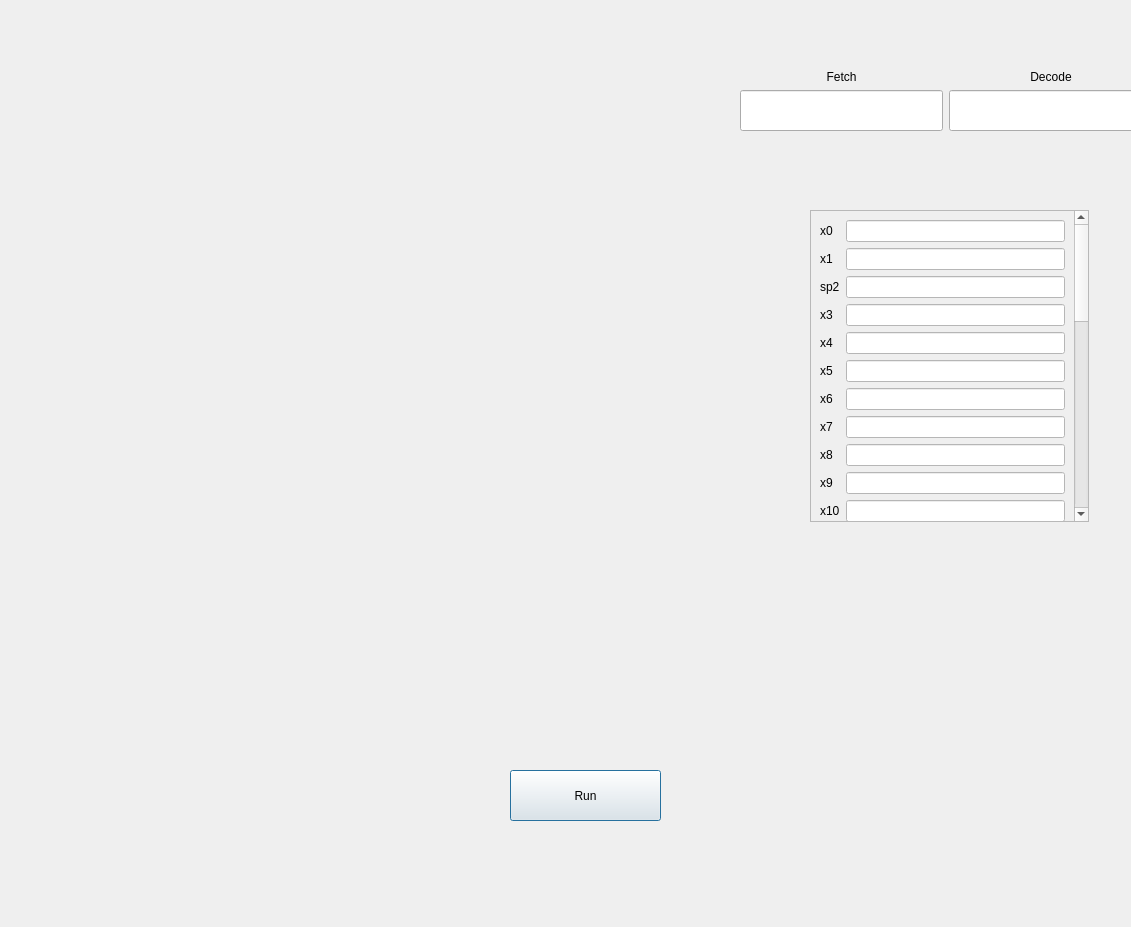
<?xml version="1.0" encoding="UTF-8"?>
<ui version="4.0">
 <class>Dialog</class>
 <widget class="QDialog" name="Dialog">
  <property name="geometry">
   <rect>
    <x>0</x>
    <y>0</y>
    <width>1131</width>
    <height>927</height>
   </rect>
  </property>
  <property name="windowTitle">
   <string>Dialog</string>
  </property>
  <widget class="QPushButton" name="pushButton">
   <property name="geometry">
    <rect>
     <x>510</x>
     <y>770</y>
     <width>151</width>
     <height>51</height>
    </rect>
   </property>
   <property name="text">
    <string>Run</string>
   </property>
  </widget>
  <widget class="QWidget" name="layoutWidget">
   <property name="geometry">
    <rect>
     <x>740</x>
     <y>70</y>
     <width>1041</width>
     <height>61</height>
    </rect>
   </property>
   <layout class="QHBoxLayout" name="horizontalLayout">
    <item>
     <layout class="QVBoxLayout" name="verticalLayout">
      <item>
       <widget class="QLabel" name="label">
        <property name="text">
         <string>Fetch</string>
        </property>
        <property name="alignment">
         <set>Qt::AlignCenter</set>
        </property>
       </widget>
      </item>
      <item>
       <widget class="QLineEdit" name="lineEdit">
        <property name="sizePolicy">
         <sizepolicy hsizetype="Expanding" vsizetype="Expanding">
          <horstretch>0</horstretch>
          <verstretch>0</verstretch>
         </sizepolicy>
        </property>
       </widget>
      </item>
     </layout>
    </item>
    <item>
     <layout class="QVBoxLayout" name="verticalLayout_4">
      <item>
       <widget class="QLabel" name="label_4">
        <property name="text">
         <string>Decode</string>
        </property>
        <property name="alignment">
         <set>Qt::AlignCenter</set>
        </property>
       </widget>
      </item>
      <item>
       <widget class="QLineEdit" name="lineEdit_4">
        <property name="sizePolicy">
         <sizepolicy hsizetype="Expanding" vsizetype="Expanding">
          <horstretch>0</horstretch>
          <verstretch>0</verstretch>
         </sizepolicy>
        </property>
       </widget>
      </item>
     </layout>
    </item>
    <item>
     <layout class="QVBoxLayout" name="verticalLayout_2">
      <item>
       <widget class="QLabel" name="label_2">
        <property name="text">
         <string>Execute</string>
        </property>
        <property name="alignment">
         <set>Qt::AlignCenter</set>
        </property>
       </widget>
      </item>
      <item>
       <widget class="QLineEdit" name="lineEdit_2">
        <property name="sizePolicy">
         <sizepolicy hsizetype="Expanding" vsizetype="Expanding">
          <horstretch>0</horstretch>
          <verstretch>0</verstretch>
         </sizepolicy>
        </property>
       </widget>
      </item>
     </layout>
    </item>
    <item>
     <layout class="QVBoxLayout" name="verticalLayout_5">
      <item>
       <widget class="QLabel" name="label_5">
        <property name="text">
         <string>Memory</string>
        </property>
        <property name="alignment">
         <set>Qt::AlignCenter</set>
        </property>
       </widget>
      </item>
      <item>
       <widget class="QLineEdit" name="lineEdit_5">
        <property name="sizePolicy">
         <sizepolicy hsizetype="Expanding" vsizetype="Expanding">
          <horstretch>0</horstretch>
          <verstretch>0</verstretch>
         </sizepolicy>
        </property>
       </widget>
      </item>
     </layout>
    </item>
    <item>
     <layout class="QVBoxLayout" name="verticalLayout_3">
      <item>
       <widget class="QLabel" name="label_3">
        <property name="text">
         <string>Write Back</string>
        </property>
        <property name="alignment">
         <set>Qt::AlignCenter</set>
        </property>
       </widget>
      </item>
      <item>
       <widget class="QLineEdit" name="lineEdit_3">
        <property name="sizePolicy">
         <sizepolicy hsizetype="Expanding" vsizetype="Expanding">
          <horstretch>0</horstretch>
          <verstretch>0</verstretch>
         </sizepolicy>
        </property>
       </widget>
      </item>
     </layout>
    </item>
   </layout>
  </widget>
  <widget class="QScrollArea" name="scrollArea">
   <property name="geometry">
    <rect>
     <x>810</x>
     <y>210</y>
     <width>279</width>
     <height>312</height>
    </rect>
   </property>
   <property name="styleSheet">
    <string notr="true"/>
   </property>
   <property name="frameShape">
    <enum>QFrame::StyledPanel</enum>
   </property>
   <property name="frameShadow">
    <enum>QFrame::Sunken</enum>
   </property>
   <property name="lineWidth">
    <number>1</number>
   </property>
   <property name="widgetResizable">
    <bool>true</bool>
   </property>
   <widget class="QWidget" name="scrollAreaWidgetContents">
    <property name="geometry">
     <rect>
      <x>0</x>
      <y>0</y>
      <width>263</width>
      <height>910</height>
     </rect>
    </property>
    <layout class="QHBoxLayout" name="horizontalLayout_6">
     <item>
      <layout class="QFormLayout" name="formLayout_5">
       <item row="0" column="0">
        <widget class="QLabel" name="label_21">
         <property name="text">
          <string>x0</string>
         </property>
        </widget>
       </item>
       <item row="0" column="1">
        <widget class="QLineEdit" name="regx0">
         <property name="styleSheet">
          <string notr="true">background-color: rgb(255, 255, 255);</string>
         </property>
        </widget>
       </item>
       <item row="1" column="0">
        <widget class="QLabel" name="label_29">
         <property name="text">
          <string>x1</string>
         </property>
        </widget>
       </item>
       <item row="1" column="1">
        <widget class="QLineEdit" name="regx1">
         <property name="styleSheet">
          <string notr="true">background-color: rgb(255, 255, 255);</string>
         </property>
        </widget>
       </item>
       <item row="2" column="0">
        <widget class="QLabel" name="label_35">
         <property name="text">
          <string>sp2</string>
         </property>
        </widget>
       </item>
       <item row="2" column="1">
        <widget class="QLineEdit" name="regx2">
         <property name="styleSheet">
          <string notr="true">background-color: rgb(255, 255, 255);</string>
         </property>
        </widget>
       </item>
       <item row="3" column="0">
        <widget class="QLabel" name="label_34">
         <property name="text">
          <string>x3</string>
         </property>
        </widget>
       </item>
       <item row="3" column="1">
        <widget class="QLineEdit" name="regx3">
         <property name="styleSheet">
          <string notr="true">background-color: rgb(255, 255, 255);</string>
         </property>
        </widget>
       </item>
       <item row="4" column="0">
        <widget class="QLabel" name="label_33">
         <property name="text">
          <string>x4</string>
         </property>
        </widget>
       </item>
       <item row="4" column="1">
        <widget class="QLineEdit" name="regx4">
         <property name="styleSheet">
          <string notr="true">background-color: rgb(255, 255, 255);</string>
         </property>
        </widget>
       </item>
       <item row="5" column="0">
        <widget class="QLabel" name="label_32">
         <property name="text">
          <string>x5</string>
         </property>
        </widget>
       </item>
       <item row="5" column="1">
        <widget class="QLineEdit" name="regx5">
         <property name="styleSheet">
          <string notr="true">background-color: rgb(255, 255, 255);</string>
         </property>
        </widget>
       </item>
       <item row="6" column="0">
        <widget class="QLabel" name="label_31">
         <property name="text">
          <string>x6</string>
         </property>
        </widget>
       </item>
       <item row="6" column="1">
        <widget class="QLineEdit" name="regx6">
         <property name="styleSheet">
          <string notr="true">background-color: rgb(255, 255, 255);</string>
         </property>
        </widget>
       </item>
       <item row="7" column="0">
        <widget class="QLabel" name="label_30">
         <property name="text">
          <string>x7</string>
         </property>
        </widget>
       </item>
       <item row="7" column="1">
        <widget class="QLineEdit" name="regx7">
         <property name="styleSheet">
          <string notr="true">background-color: rgb(255, 255, 255);</string>
         </property>
        </widget>
       </item>
       <item row="8" column="0">
        <widget class="QLabel" name="label_24">
         <property name="text">
          <string>x8</string>
         </property>
        </widget>
       </item>
       <item row="8" column="1">
        <widget class="QLineEdit" name="regx8">
         <property name="styleSheet">
          <string notr="true">background-color: rgb(255, 255, 255);</string>
         </property>
        </widget>
       </item>
       <item row="9" column="0">
        <widget class="QLabel" name="label_27">
         <property name="text">
          <string>x9</string>
         </property>
        </widget>
       </item>
       <item row="9" column="1">
        <widget class="QLineEdit" name="regx9">
         <property name="styleSheet">
          <string notr="true">background-color: rgb(255, 255, 255);</string>
         </property>
        </widget>
       </item>
       <item row="10" column="0">
        <widget class="QLabel" name="label_28">
         <property name="text">
          <string>x10</string>
         </property>
        </widget>
       </item>
       <item row="10" column="1">
        <widget class="QLineEdit" name="regx10">
         <property name="styleSheet">
          <string notr="true">background-color: rgb(255, 255, 255);</string>
         </property>
        </widget>
       </item>
       <item row="11" column="0">
        <widget class="QLabel" name="label_25">
         <property name="text">
          <string>x11</string>
         </property>
        </widget>
       </item>
       <item row="11" column="1">
        <widget class="QLineEdit" name="regx11">
         <property name="styleSheet">
          <string notr="true">background-color: rgb(255, 255, 255);</string>
         </property>
        </widget>
       </item>
       <item row="12" column="0">
        <widget class="QLabel" name="label_26">
         <property name="text">
          <string>x12</string>
         </property>
        </widget>
       </item>
       <item row="12" column="1">
        <widget class="QLineEdit" name="regx12">
         <property name="styleSheet">
          <string notr="true">background-color: rgb(255, 255, 255);</string>
         </property>
        </widget>
       </item>
       <item row="13" column="0">
        <widget class="QLabel" name="label_23">
         <property name="text">
          <string>x13</string>
         </property>
        </widget>
       </item>
       <item row="13" column="1">
        <widget class="QLineEdit" name="regx13">
         <property name="styleSheet">
          <string notr="true">background-color: rgb(255, 255, 255);</string>
         </property>
        </widget>
       </item>
       <item row="14" column="0">
        <widget class="QLabel" name="label_22">
         <property name="text">
          <string>x14</string>
         </property>
        </widget>
       </item>
       <item row="14" column="1">
        <widget class="QLineEdit" name="regx14">
         <property name="styleSheet">
          <string notr="true">background-color: rgb(255, 255, 255);</string>
         </property>
        </widget>
       </item>
       <item row="15" column="0">
        <widget class="QLabel" name="label_36">
         <property name="text">
          <string>x15</string>
         </property>
        </widget>
       </item>
       <item row="15" column="1">
        <widget class="QLineEdit" name="regx15">
         <property name="styleSheet">
          <string notr="true">background-color: rgb(255, 255, 255);</string>
         </property>
        </widget>
       </item>
       <item row="16" column="0">
        <widget class="QLabel" name="label_40">
         <property name="text">
          <string>x16</string>
         </property>
        </widget>
       </item>
       <item row="16" column="1">
        <widget class="QLineEdit" name="regx16">
         <property name="styleSheet">
          <string notr="true">background-color: rgb(255, 255, 255);</string>
         </property>
        </widget>
       </item>
       <item row="17" column="0">
        <widget class="QLabel" name="label_39">
         <property name="text">
          <string>x17</string>
         </property>
        </widget>
       </item>
       <item row="17" column="1">
        <widget class="QLineEdit" name="regx17">
         <property name="styleSheet">
          <string notr="true">background-color: rgb(255, 255, 255);</string>
         </property>
        </widget>
       </item>
       <item row="18" column="0">
        <widget class="QLabel" name="label_38">
         <property name="text">
          <string>x18</string>
         </property>
        </widget>
       </item>
       <item row="18" column="1">
        <widget class="QLineEdit" name="regx18">
         <property name="styleSheet">
          <string notr="true">background-color: rgb(255, 255, 255);</string>
         </property>
        </widget>
       </item>
       <item row="19" column="0">
        <widget class="QLabel" name="label_37">
         <property name="text">
          <string>x19</string>
         </property>
        </widget>
       </item>
       <item row="19" column="1">
        <widget class="QLineEdit" name="regx19">
         <property name="styleSheet">
          <string notr="true">background-color: rgb(255, 255, 255);</string>
         </property>
        </widget>
       </item>
       <item row="20" column="0">
        <widget class="QLabel" name="label_52">
         <property name="text">
          <string>x20</string>
         </property>
        </widget>
       </item>
       <item row="20" column="1">
        <widget class="QLineEdit" name="regx20">
         <property name="styleSheet">
          <string notr="true">background-color: rgb(255, 255, 255);</string>
         </property>
        </widget>
       </item>
       <item row="21" column="0">
        <widget class="QLabel" name="label_51">
         <property name="text">
          <string>x21</string>
         </property>
        </widget>
       </item>
       <item row="21" column="1">
        <widget class="QLineEdit" name="regx21">
         <property name="styleSheet">
          <string notr="true">background-color: rgb(255, 255, 255);</string>
         </property>
        </widget>
       </item>
       <item row="22" column="0">
        <widget class="QLabel" name="label_50">
         <property name="text">
          <string>x22</string>
         </property>
        </widget>
       </item>
       <item row="22" column="1">
        <widget class="QLineEdit" name="regx22">
         <property name="styleSheet">
          <string notr="true">background-color: rgb(255, 255, 255);</string>
         </property>
        </widget>
       </item>
       <item row="23" column="0">
        <widget class="QLabel" name="label_49">
         <property name="text">
          <string>x23</string>
         </property>
        </widget>
       </item>
       <item row="23" column="1">
        <widget class="QLineEdit" name="regx23">
         <property name="styleSheet">
          <string notr="true">background-color: rgb(255, 255, 255);</string>
         </property>
        </widget>
       </item>
       <item row="24" column="0">
        <widget class="QLabel" name="label_48">
         <property name="text">
          <string>x24</string>
         </property>
        </widget>
       </item>
       <item row="24" column="1">
        <widget class="QLineEdit" name="regx24">
         <property name="styleSheet">
          <string notr="true">background-color: rgb(255, 255, 255);</string>
         </property>
        </widget>
       </item>
       <item row="25" column="0">
        <widget class="QLabel" name="label_47">
         <property name="text">
          <string>x25</string>
         </property>
        </widget>
       </item>
       <item row="25" column="1">
        <widget class="QLineEdit" name="regx25">
         <property name="styleSheet">
          <string notr="true">background-color: rgb(255, 255, 255);</string>
         </property>
        </widget>
       </item>
       <item row="26" column="0">
        <widget class="QLabel" name="label_46">
         <property name="text">
          <string>x26</string>
         </property>
        </widget>
       </item>
       <item row="26" column="1">
        <widget class="QLineEdit" name="regx26">
         <property name="styleSheet">
          <string notr="true">background-color: rgb(255, 255, 255);</string>
         </property>
        </widget>
       </item>
       <item row="27" column="0">
        <widget class="QLabel" name="label_45">
         <property name="text">
          <string>x27</string>
         </property>
        </widget>
       </item>
       <item row="27" column="1">
        <widget class="QLineEdit" name="regx27">
         <property name="styleSheet">
          <string notr="true">background-color: rgb(255, 255, 255);</string>
         </property>
        </widget>
       </item>
       <item row="28" column="0">
        <widget class="QLabel" name="label_44">
         <property name="text">
          <string>x28</string>
         </property>
        </widget>
       </item>
       <item row="28" column="1">
        <widget class="QLineEdit" name="regx28">
         <property name="styleSheet">
          <string notr="true">background-color: rgb(255, 255, 255);</string>
         </property>
        </widget>
       </item>
       <item row="29" column="0">
        <widget class="QLabel" name="label_43">
         <property name="text">
          <string>x29</string>
         </property>
        </widget>
       </item>
       <item row="29" column="1">
        <widget class="QLineEdit" name="regx29">
         <property name="styleSheet">
          <string notr="true">background-color: rgb(255, 255, 255);</string>
         </property>
        </widget>
       </item>
       <item row="30" column="0">
        <widget class="QLabel" name="label_42">
         <property name="text">
          <string>x30</string>
         </property>
        </widget>
       </item>
       <item row="30" column="1">
        <widget class="QLineEdit" name="regx30">
         <property name="styleSheet">
          <string notr="true">background-color: rgb(255, 255, 255);</string>
         </property>
        </widget>
       </item>
       <item row="31" column="0">
        <widget class="QLabel" name="label_41">
         <property name="text">
          <string>x31</string>
         </property>
        </widget>
       </item>
       <item row="31" column="1">
        <widget class="QLineEdit" name="regx31">
         <property name="styleSheet">
          <string notr="true">background-color: rgb(255, 255, 255);</string>
         </property>
        </widget>
       </item>
      </layout>
     </item>
    </layout>
   </widget>
  </widget>
 </widget>
 <resources/>
 <connections/>
</ui>
